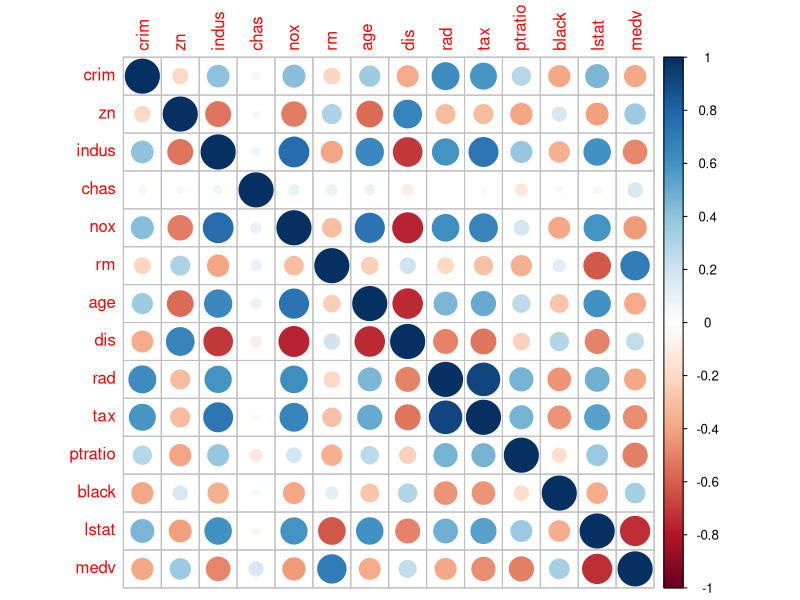
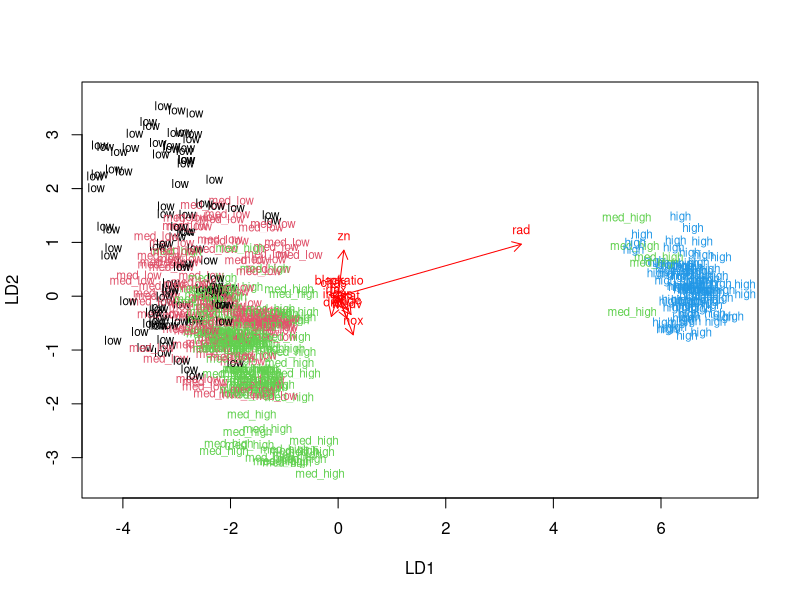
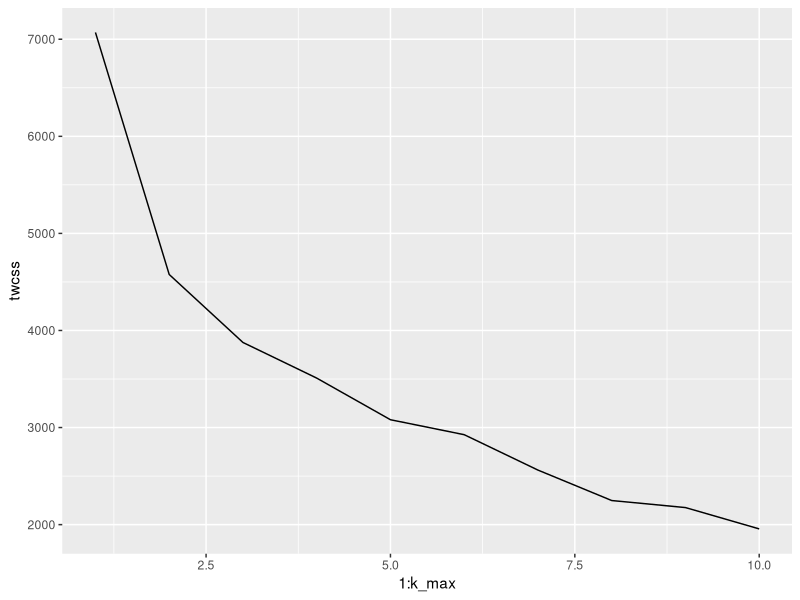
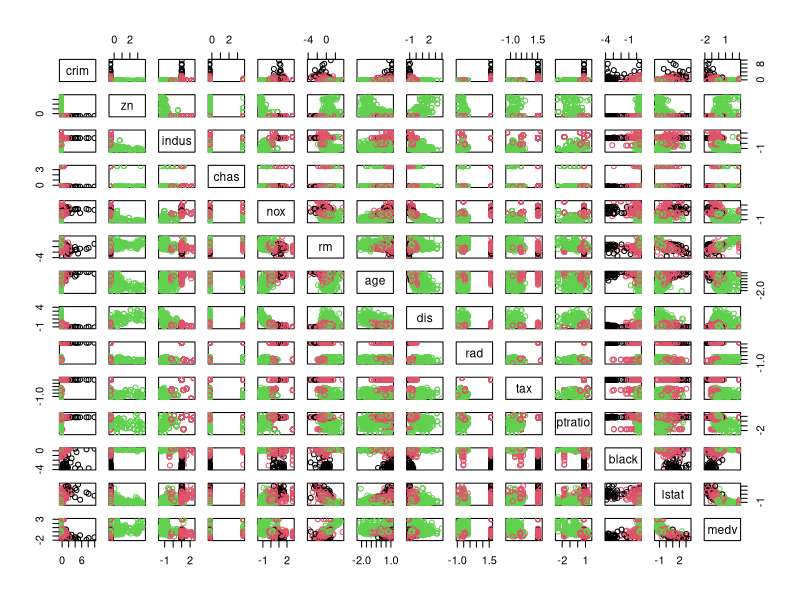

Recreate these plots in R, in order.
## ---- chunk 1
library(tidyverse)
library(psych)
library(corrplot)
library(ggplot2)
## ---- chunk 2
# access the MASS package
library(MASS)
# load the data
data("Boston")
#check the data structure and dimensions
str(Boston)
summary(Boston)
## ---- chunk 3
#descriptives (psych package)
describe(Boston)
# calculate the correlation matrix
cor_matrix <- cor(Boston) 
# visualize the correlation matrix
corrplot(cor_matrix)
## ---- chunk 4
#scale the data
boston_scaled <- as.data.frame(scale(Boston))
describe(boston_scaled)
## ---- chunk 5
#quantiles for crime
bins <- quantile(boston_scaled$crim)

#Make new varibale using the quantile cut points
boston_scaled$crim <- as.numeric(boston_scaled$crim)
crime <- cut(boston_scaled$crim, breaks=bins, labels = c("low", "med_low", "med_high", "high"), include.lowest = TRUE)

#Drop the old crim and add the new crime variable
boston_scaled <- dplyr::select(boston_scaled, -crim)
boston_scaled <- data.frame(boston_scaled, crime)

# choose randomly 80% of the rows
ind <- sample(506,  size = 506 * 0.8)

# create train set
train <- boston_scaled[ind,]

# create test set 
test <- boston_scaled[-ind,]

# save the correct classes from test data
correct_classes <- test$crime

# remove the crime variable from test data
test <- dplyr::select(test, -crime)

#check the new variables
dim(train)
dim(test)
length(correct_classes)
## ---- chunk 6
# Work with the exercise in this chunk, step-by-step. Fix the R code!
# data train is available

# linear discriminant analysis
lda.fit <- lda(crime ~ ., data = train)

# print the lda.fit object
lda.fit

# the function for lda biplot arrows
lda.arrows <- function(x, myscale = 1, arrow_heads = 0.1, color = "red", tex = 0.75, choices = c(1,2)){
  heads <- coef(x)
  graphics::arrows(x0 = 0, y0 = 0, 
         x1 = myscale * heads[,choices[1]], 
         y1 = myscale * heads[,choices[2]], col=color, length = arrow_heads)
  text(myscale * heads[,choices], labels = row.names(heads), 
       cex = tex, col=color, pos=3)
}

# target classes as numeric
classes <- as.numeric(train$crime)

# plot the lda results (select both lines and execute them at the same time!)
plot(lda.fit, dimen = 2, col = classes, pch = classes)
lda.arrows(lda.fit, myscale = 1)

## ---- chunk 7
#use the previous LDA model with the test data
lda.pred <- predict(lda.fit, newdata = test)
#plot the correct classed (separated before) and cross-tabulate
table(correct = correct_classes, predicted = lda.pred$class)
## ---- chunk 8
#reload the data
data("Boston")

#standardize the data
boston_scaled <- as.data.frame(scale(Boston))

#calculate distances
dist_eu <- dist(boston_scaled)

set.seed(54656)

# determine the number of clusters
k_max <- 10

# calculate the total within sum of squares
twcss <- sapply(1:k_max, function(k){kmeans(boston_scaled, k)$tot.withinss})

# visualize the results
qplot(x = 1:k_max, y = twcss, geom = 'line')

## ---- chunk 9
# k-means clustering with two clusters
km <- kmeans(boston_scaled, centers = 3)
# plot the Boston dataset with these clusters
pairs(boston_scaled, col = km$cluster)
